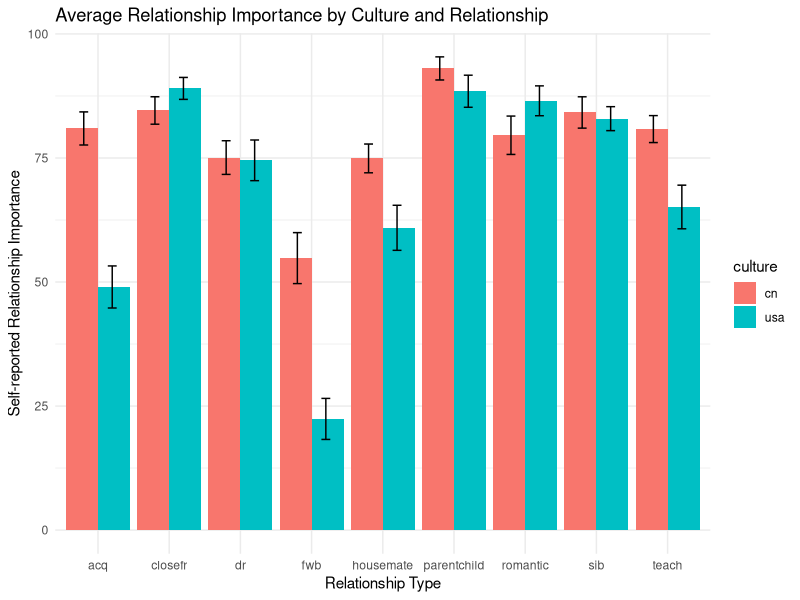

R code for this plot:
## ---- chunk 1
knitr::opts_chunk$set(echo = TRUE)
## ---- chunk 2
library(dplyr)
library(tidyverse)
data<-read.csv("df.all_long_usacn.csv")
data$relationship <- gsub("acquaintances", "acq", data$relationship, ignore.case = TRUE)
## ---- chunk 3
dataRelImp<-data[,c(1:3,10)]
isoRelImp <- dataRelImp %>%
  distinct(subject, relationship_imp, relationship, culture, .keep_all = TRUE)
## ---- chunk 4
anova_isoRelImp<-aov(relationship_imp~relationship*culture,data=isoRelImp)
summary(anova_isoRelImp)
## ---- chunk 5
library(emmeans)
posthoc<-emmeans(anova_isoRelImp,pairwise~culture|relationship)
summary(posthoc)
## ---- chunk 6
graphRelImp<-ggplot(data=isoRelImp,
                aes(x=relationship,
                    y=relationship_imp,
                    fill= culture))+
  stat_summary(fun="mean",
               geom="bar",
               position=position_dodge(width=0.9))+
  stat_summary(fun.data = "mean_se",
    geom = "errorbar",
    width = 0.25,
    position = position_dodge(width = 0.8)
  ) +
  labs(title = "Average Relationship Importance by Culture and Relationship",
       x = "Relationship Type",
       y = "Self-reported Relationship Importance") +
  theme_minimal()
graphRelImp
